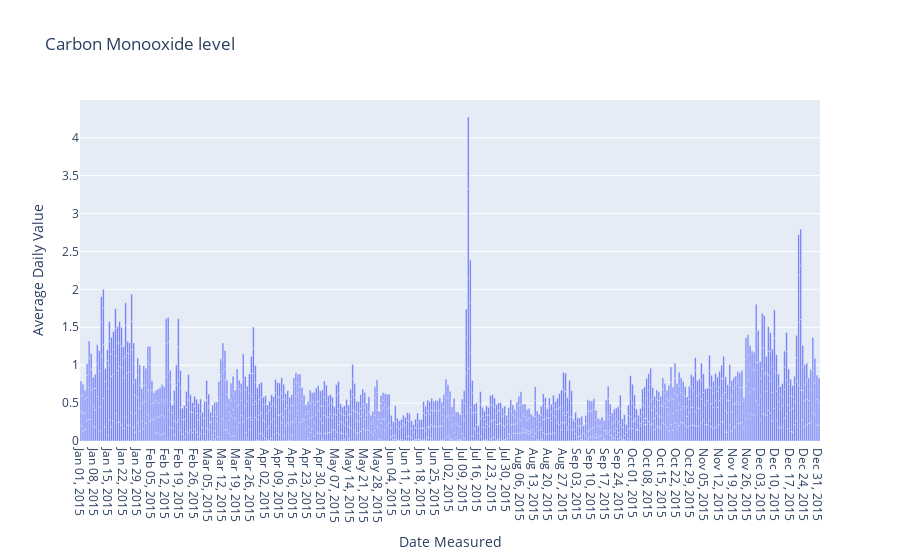

Notebook code for this chart:
### Code cell
import plotly.express as px

fig = px.bar(df_1_CO, x='Date Measured', y='Average Daily Value', title='Carbon Monooxide level')
fig.show()

### Figure 1 — Plotly figure (JSON) as saved in the notebook; plotly's stock layout.template omitted (floating-point values rounded to 4 significant figures; data arrays with more than 128 entries replaced by an {"elided": "..."} marker saying what was removed)
{"data": [{"alignmentgroup": "True", "hovertemplate": "Date Measured=%{x}<br>Average Daily Value=%{y}<extra></extra>", "legendgroup": "", "marker": {"color": "#636efa", "pattern": {"shape": ""}}, "name": "", "offsetgroup": "", "orientation": "v", "showlegend": false, "textposition": "auto", "type": "bar", "x": {"elided": "1423 str values"}, "xaxis": "x", "y": {"elided": "1423 float values"}, "yaxis": "y"}], "layout": {"barmode": "relative", "legend": {"tracegroupgap": 0}, "title": {"text": "Carbon Monooxide level"}, "xaxis": {"anchor": "y", "domain": [0, 1], "title": {"text": "Date Measured"}}, "yaxis": {"anchor": "x", "domain": [0, 1], "title": {"text": "Average Daily Value"}}}}
